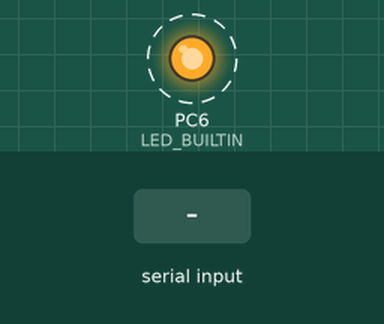
The sketch below on a simulated STM32 Blue Pill. Parts: output pins drawn as LEDs (lit = HIGH). Dashed ring = blinking. The inputs (shaded band) are chosen by the test bench. Pins used as bus, display or sensor lines are not drawn; what the sketch prints to the serial monitor is not drawn.

Above: at 1.2 s.
1.3 s: "1" received over Serial
Timing chart, 0 to 8.8 s (numbered marks = the images above; inputs shaded):
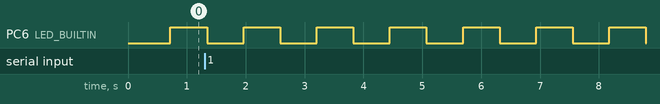

Measured:
- by itself, PC6 (LED_BUILTIN): alternates HIGH for 0.62 s and LOW for 0.62 s

The sketch:

stm32_MightyZap.ino
```cpp
#include <MightyZap.h>
#include "HardwareSerial.h"


#define UART2_DE      PA1
#define UART2_TX      PA2
#define UART2_RX      PA3

#define SERIAL_TX_BUFFER_SIZE 1024
#define SERIAL_RX_BUFFER_SIZE 1024

#define DEVICE_ID     0
#define LINEAR_ID     0

#define LED_BUILTIN   PC6
#define LED_INTERVAL  100

#define LINEAR_INITIAL_POSITION 0
#define LINEAR_RELEASE_POSITION 300
#define LINEAR_PUSH_POSITION 2800

#define LINEAR_MAX_POSITION 3600
// #define LINEAR_MAX_SPEED 1023
#define LINEAR_MAX_SPEED 512


uint32_t lastMillis[2] = {0,};
bool led_state = false;
uint32_t count = 0;
bool while_recv = false;

HardwareSerial UART2(UART2_RX, UART2_TX);
Mightyzap linearServo(&UART2, UART2_DE);


void setup() {
  Serial.begin(115200);
  linearServo.begin(32);
  linearServo.GoalSpeed(LINEAR_ID, LINEAR_MAX_SPEED);
  linearServo.GoalPosition(LINEAR_ID, LINEAR_INITIAL_POSITION);

  pinMode(LED_BUILTIN, OUTPUT);

}

void loop() {
  uint32_t curMillis = millis();
  if(curMillis - lastMillis[0] >= LED_INTERVAL)
  {
    lastMillis[0] = curMillis;
    while_recv = false;
    digitalWrite(LED_BUILTIN, led_state);
    led_state = !led_state;
    count++;
    if(count % 2 == 0)
    {
      linearServo.ledOn(LINEAR_ID, RED);
    }
    else
    {
      linearServo.ledOn(LINEAR_ID, GREEN);
    }
    Serial.printf("[%d] : 0x%02X\r\n", count, linearServo.ping(LINEAR_ID));
    linearServo.ping(LINEAR_ID);
  }
  else
  {
    while_recv = true;
  }

  if(Serial.available() > 0)
  {
    int text = Serial.read();
    switch(text)
    {
      case '1':
        linearServo.GoalPosition(LINEAR_ID, LINEAR_PUSH_POSITION);
        Serial.printf("PUSH\r\n");
      break;
      case '2':
        linearServo.GoalPosition(LINEAR_ID, LINEAR_RELEASE_POSITION);
        Serial.printf("RELEASE\r\n");
      break;

    }
  }

}
```
